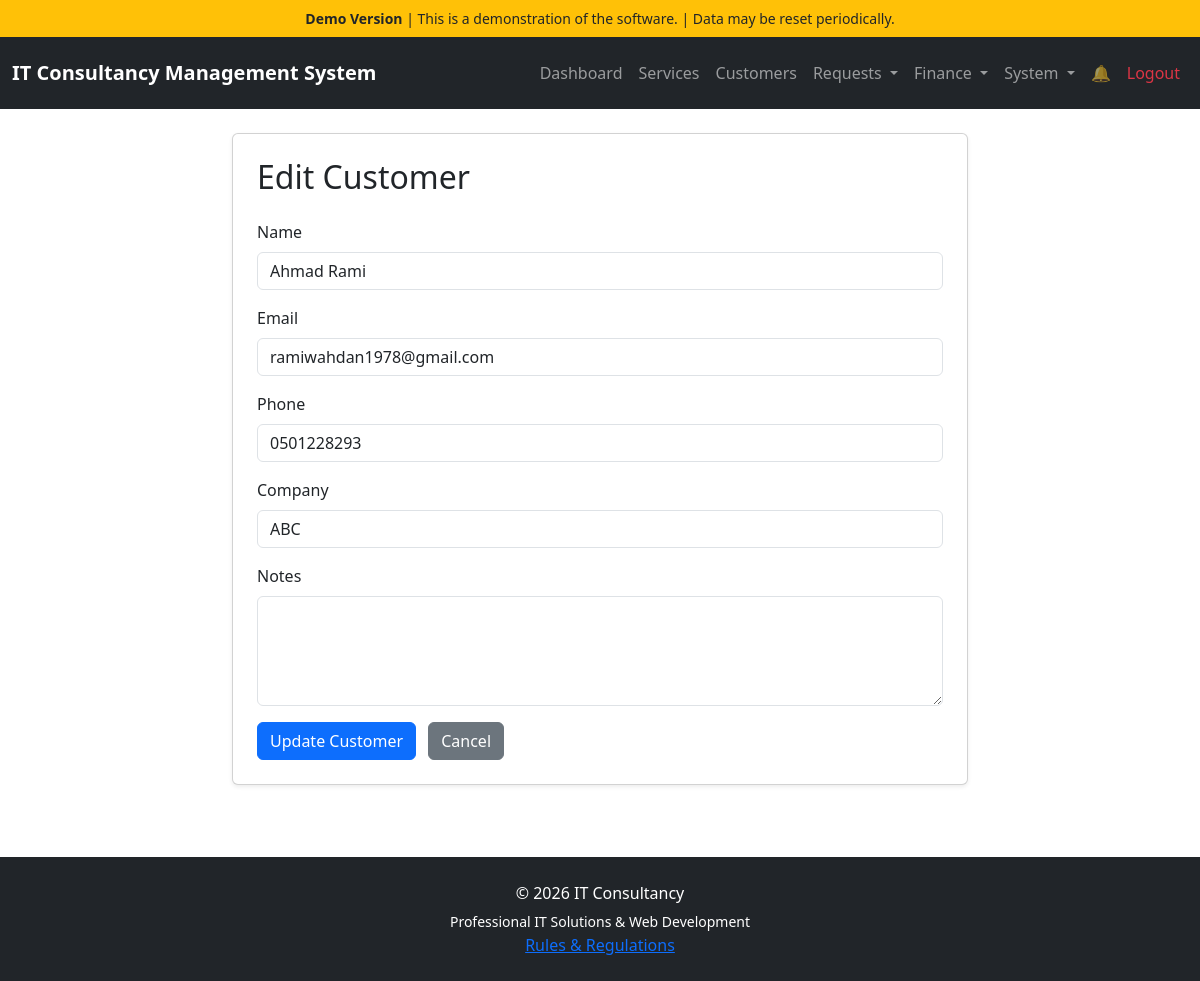
/public/index.php?page=edit-customer&id=5 (signed in), run on an earlier commit of the app's database.
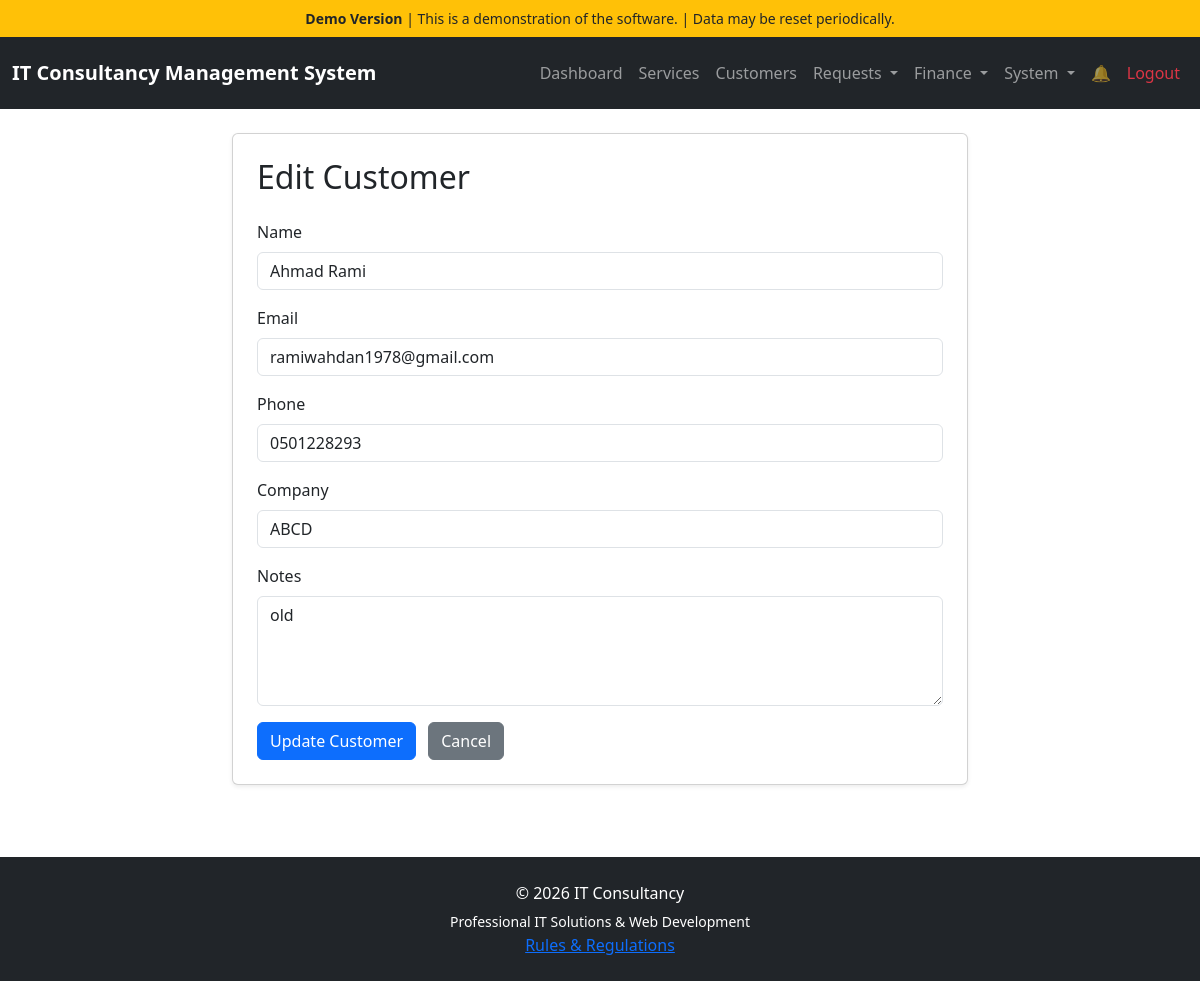
And on a later commit of the database.
### tables this page shows
CREATE TABLE `customers` (
  `id` int(11) NOT NULL AUTO_INCREMENT,
  `name` varchar(255) NOT NULL,
  `email` varchar(255) DEFAULT NULL,
  `phone` varchar(50) DEFAULT NULL,
  `company` varchar(255) DEFAULT NULL,
  `notes` text DEFAULT NULL,
  `created_at` timestamp NOT NULL DEFAULT current_timestamp(),
  `password` varchar(255) DEFAULT NULL,
  `reset_token` varchar(255) DEFAULT NULL,
  `reset_token_expires` datetime DEFAULT NULL,
  PRIMARY KEY (`id`)
);

### public/index.php (called while the page is built, shortened)
<?php
require_once __DIR__ . '/../routes.php';

### app/views/edit-customer.php (the view, shortened to what this page needs)
<?php
require dirname(__DIR__, 2) . '/config/database.php';
$id = $_GET['id'];
$stmt = $pdo->prepare("
    SELECT *
    FROM customers
    WHERE id = ?
");
$stmt->execute([$id]);
$customer = $stmt->fetch();
?>
<?php require __DIR__ . '/layouts/header.php'; ?>
<div class="row justify-content-center">
    <div class="col-md-8">
        <div class="card shadow-sm">
            <div class="card-body p-4">
                <h2 class="mb-4">
                    Edit Customer
                </h2>
                <form method="POST">
                    <div class="mb-3">
                        <label class="form-label">
                            Name
                        </label>
                        <input
                            type="text"
                            name="name"
                            class="form-control"
                            value="<?= htmlspecialchars($customer['name']) ?>"
                            required>
                    </div>
                    <div class="mb-3">
                        <label class="form-label">
                            Email
                        </label>
                        <input
                            type="email"
                            name="email"
                            class="form-control"
                            value="<?= htmlspecialchars($customer['email']) ?>">
                    </div>
                    <div class="mb-3">
                        <label class="form-label">
                            Phone
                        </label>
                        <input
                            type="text"
                            name="phone"
                            class="form-control"
                            value="<?= htmlspecialchars($customer['phone']) ?>">
                    </div>
                    <div class="mb-3">
                        <label class="form-label">
                            Company
                        </label>
                        <input
                            type="text"
                            name="company"
                            class="form-control"
                            value="<?= htmlspecialchars($customer['company']) ?>">
                    </div>
                    <div class="mb-3">
                        <label class="form-label">
                            Notes
                        </label>
                        <textarea
                            name="notes"
                            class="form-control"
                            rows="4"><?= htmlspecialchars($customer['notes']) ?></textarea>
                    </div>
                    <button class="btn btn-primary">
                        Update Customer
                    </button>
                    <a
                        href="?page=customers"
                        class="btn btn-secondary ms-2">
                        Cancel
                    </a>
                </form>
            </div>
        </div>
    </div>
</div>
<?php require __DIR__ . '/layouts/footer.php'; ?>

What changed in the data, as far as the page shows it:
changed customers "Ahmad Rami": company "ABC" → "ABCD"; notes (not shown) → "old"
